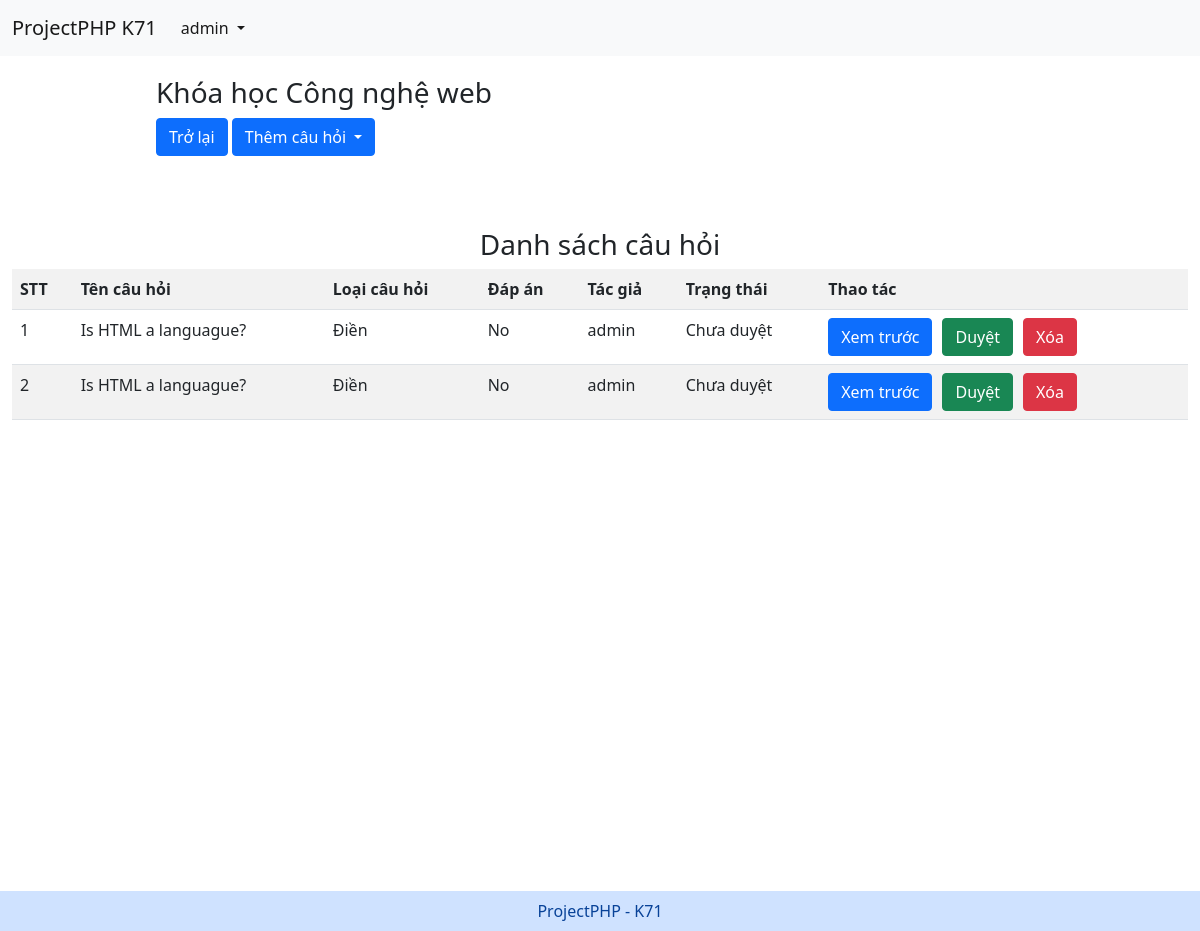
The app's page /src/CourseDetail.php?course_id=2 (signed in) with its own data.
### tables this page shows
CREATE TABLE `courses` (
  `id` int(10) NOT NULL,
  `course` varchar(50) NOT NULL
);

CREATE TABLE `answers` (
  `id` int(10) NOT NULL,
  `question_id` int(10) NOT NULL,
  `answer1` varchar(255) DEFAULT NULL,
  `answer2` varchar(255) DEFAULT NULL,
  `answer3` varchar(255) DEFAULT NULL,
  `answer4` varchar(255) DEFAULT NULL,
  `answer5` varchar(255) DEFAULT NULL,
  `fill_answer` varchar(100) DEFAULT NULL
);

CREATE TABLE `questions` (
  `id` int(10) NOT NULL,
  `question` varchar(255) NOT NULL,
  `type` varchar(50) NOT NULL,
  `course_id` int(10) NOT NULL,
  `image` longblob DEFAULT NULL,
  `user_id` int(10) NOT NULL,
  `state` tinyint(1) NOT NULL
);

CREATE TABLE `user` (
  `id` int(10) NOT NULL,
  `username` varchar(30) NOT NULL,
  `password` varchar(100) NOT NULL,
  `fullname` varchar(50) NOT NULL,
  `role` int(10) NOT NULL
);

### function.php (called while the page is built, shortened)
<?php
include 'connectdb.php';
function getFullname($id){
	global $conn;
	$sql = "SELECT fullname from user WHERE id = '$id'";
	$result = mysqli_query($conn, $sql);
	if ($result) {
        $user = mysqli_fetch_assoc($result);
        return $user ? $user['fullname'] : false;
    } else {
        die("Query failed: " . mysqli_error($conn));
    }
}
function getCourse($id){
	global $conn;
	$sql = "SELECT course FROM courses WHERE id = '$id'";
	$result = mysqli_query($conn, $sql);
	$course = mysqli_fetch_assoc($result);
	return $course;
}
function getQuestionsWithAnswersByCourseId($id) {
    global $conn;
    $sql = "SELECT q.id, q.question, q.type, q.user_id, q.state, a.fill_answer
            FROM questions q
            LEFT JOIN answers a ON q.id = a.question_id
            WHERE q.course_id = '$id'";
    $result = mysqli_query($conn, $sql);
    if ($result) {
        $listQuestion = mysqli_fetch_all($result, MYSQLI_ASSOC);
    } else {
        die("Query failed: " . mysqli_error($conn));
    }
    return $listQuestion;
}

### src/CourseDetail.php (the view, shortened to what this page needs)
<?php
include '../function.php';
$course_id = $_GET['course_id'];
$currentUser = $_SESSION['currentUser'];
$course = getCourse($course_id);
$nameCourse = $course['course'];
$listQuestion =  getQuestionsWithAnswersByCourseId($course_id);
?>
<!DOCTYPE html>
<html lang="en">
<head>
    <link href="https://cdn.jsdelivr.net/npm/bootstrap@5.0.2/dist/css/bootstrap.min.css" rel="stylesheet"
>
</head>
<body>
    <?php
    include 'navbar.php';
    ?>
    <main style="min-height: 100vh; max-width: 100%;">
        <div id="action" style="margin: 20px 0 0 13%;">
            <p class="h3">Khóa học
                <?php echo $nameCourse; ?>
            </p>
            <a href="courses.php" class="btn btn-primary">Trở lại</a>
            <button type="button" class="btn btn-primary dropdown-toggle" data-bs-toggle="dropdown">
                Thêm câu hỏi
            </button>
        </div>
        <div class="d-flex flex-wrap flex-column align-items-center" style="padding: 1%;margin: 5% 0 0 0; ">
            <p class="h3">Danh sách câu hỏi</p>
            <table class="table table-striped">
                <tr>
                    <th>STT</th>
                    <th>Tên câu hỏi</th>
                    <th>Loại câu hỏi</th>
                    <th>Đáp án</th>
                    <th>Tác giả</th>
                    <th>Trạng thái</th>
                    <th>Thao tác</th>
                </tr>
                <?php
                $stt = 0;
                if ($listQuestion) {
                    foreach ($listQuestion as $key => $value) {
                        $stt++;
                        echo "<tr >";
                        echo "<td>" . $stt . "</td>";
                        echo "<td>" . $value['question'] . "</td>";
                        echo "<td>" . $value['type'] . "</td>";
                        echo "<td>" . $value['fill_answer'] . "</td>";
                        echo "<td>" . getFullname($value['user_id']) . "</td>";
                        echo "<td>";
                        echo $value['state'] == 1 ? "Đã duyệt" : "Chưa duyệt";
                        echo "</td>";
                        echo "<td>
                    <form method='POST'>
                    <input type='hidden' value='" . $value['id'] . "' name='id'/>
                    <button class='btn btn-primary' name='btn'>Xem trước</button>";
                        if ($currentUser['role'] == 1) {
                            echo $value['state'] == 1 ? "" :
                                " <input type='submit' class='btn btn-success' value='Duyệt' name='btn-state'>";
                            echo "<input type='submit' name='btn-delete' value='Xóa' class='btn btn-danger'/>";
                        }
                        echo " </form></td>";
                        echo "</tr>";
                    }
                } else {
                    echo "<tr>
                        <td colspan='7' align='center'><h1>Chưa có câu hỏi</h1></td>
                    </tr>";
                }
                ?>
            </table>
        </div>
    </main>
    <?php
    include 'footer.php';
    ?>
</body>
</html>

### src/navbar.php (shortened to what this page needs)
<nav class="navbar navbar-expand-lg navbar-light bg-light">
  <div class="container-fluid">
    <a class="navbar-brand" href="#">ProjectPHP K71</a>
    <div class="collapse navbar-collapse" id="navbarNavDropdown">
      <ul class="navbar-nav">
        <li class="nav-item dropdown">
          <a class="nav-link dropdown-toggle active" href="#" id="navbarDropdownMenuLink" role="button"
            data-bs-toggle="dropdown" aria-expanded="false">
            <?php
            echo $_SESSION['currentUser']['fullname'];
            ?>
          </a>
        </li>
      </ul>
    </div>
  </div>
</nav>

### src/footer.php
<div class="alert-primary text-center p-2" style="margin-top: 15px;" role="alert">ProjectPHP - K71</div>

### src/CourseDetail.php (style rules this page uses)
a { text-decoration: none; color: white; }
table tr td:last-child form { display: flex; gap: 10px; }

### records on screen
courses: course "Công nghệ web"
answers: question.question "Is HTML a languague?", question.type "Điền", fill_answer "No", question.fullname "admin"
answers: question.question "Is HTML a languague?", question.type "Điền", fill_answer "No", question.fullname "admin"

### other values on screen
$_SESSION['currentUser']['fullname'] "admin"
